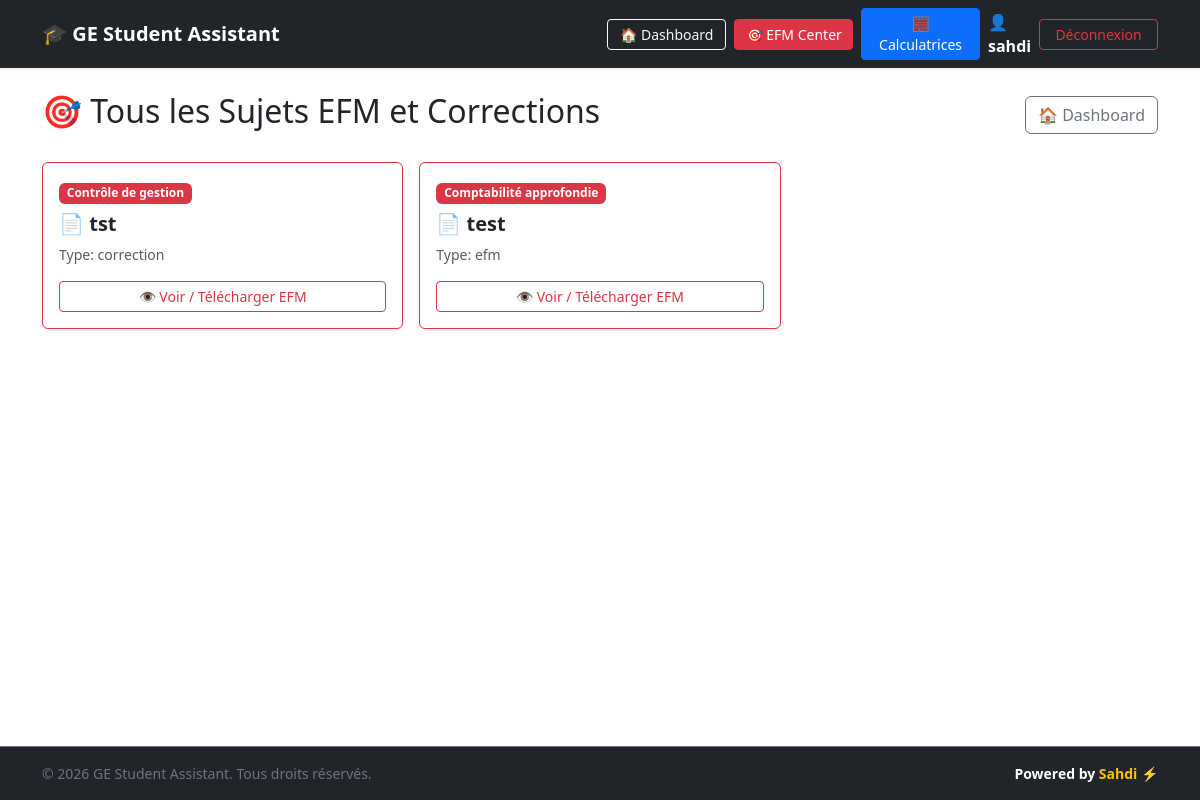
Page /all-efms (signed in) on the committed database.
### tables this page shows
CREATE TABLE users (
            id INTEGER PRIMARY KEY AUTOINCREMENT,
            username TEXT UNIQUE NOT NULL,
            email TEXT UNIQUE NOT NULL,
            password TEXT NOT NULL,
            is_active INTEGER DEFAULT 1,
            created_at TIMESTAMP DEFAULT CURRENT_TIMESTAMP
        , role TEXT DEFAULT 'student', status TEXT DEFAULT 'Actif');

CREATE TABLE efm_files (
            id INTEGER PRIMARY KEY AUTOINCREMENT,
            module_id INTEGER NOT NULL,
            title TEXT NOT NULL,
            year TEXT NOT NULL,
            file_type TEXT NOT NULL, -- 'efm' ou 'correction'
            filename TEXT NOT NULL,
            created_at TIMESTAMP DEFAULT CURRENT_TIMESTAMP,
            FOREIGN KEY (module_id) REFERENCES modules(id)
        );

CREATE TABLE modules (
            id INTEGER PRIMARY KEY AUTOINCREMENT,
            name TEXT NOT NULL,
            type TEXT NOT NULL,
            icon TEXT
        );

### app.py (the view)
@app.route("/all-efms")
def all_efms():
    if not g.user:
        return redirect("/login")
    conn = get_db()
    efm_files = conn.execute("""
        SELECT efm_files.*, modules.name as module_name
        FROM efm_files
        LEFT JOIN modules ON efm_files.module_id = modules.id
        ORDER BY efm_files.id DESC
    """).fetchall()
    conn.close()
    return render_template("all_efms.html", efm_files=efm_files)

### app.py (called while the page is built)
def get_db():
    conn = sqlite3.connect("database.db")
    conn.row_factory = sqlite3.Row
    return conn

@app.before_request
def load_logged_in_user():
    user_id = session.get("user_id")
    if user_id is None:
        g.user = None
    else:
        conn = get_db()
        g.user = conn.execute("SELECT * FROM users WHERE id = ?", (user_id,)).fetchone()
        conn.close()

### templates/all_efms.html (shortened to what this page needs)
{% extends "base.html" %}
{% block content %}
<div class="d-flex justify-content-between align-items-center mb-4">
    <h2>🎯 Tous les Sujets EFM et Corrections</h2>
    <a href="/" class="btn btn-outline-secondary">🏠 Dashboard</a>
</div>
{% if efm_files %}
    <div class="row g-3">
        {% for efm in efm_files %}
        <div class="col-md-6 col-lg-4">
            <div class="card shadow-sm h-100 border-danger">
                <div class="card-body d-flex flex-column justify-content-between">
                    <div>
                        <span class="badge bg-danger mb-2">
                            {{ efm['module_name'] if efm['module_name'] else 'EFM General' }}
                        </span>
                        <h5 class="card-title fw-bold text-dark">📄 {{ efm['title'] }}</h5>
                        <p class="card-text text-muted small">
                            Type: {{ efm['file_type'] if efm['file_type'] else 'Sujet / Correction' }}
                        </p>
                    </div>
                    <div class="mt-3">
                        <a href="/uploads/{{ efm['filename'] }}" target="_blank" class="btn btn-sm btn-outline-danger w-100">
                            👁️ Voir / Télécharger EFM
                        </a>
                    </div>
                </div>
            </div>
        </div>
        {% endfor %}
    </div>
{% else %}
    <div class="alert alert-warning text-center py-4">
        <h4>Aucun sujet EFM disponible pour le moment !</h4>
        <p class="mb-0">Les sujets et corrections d'EFM ajoutés apparaîtront ici.</p>
    </div>
{% endif %}
{% endblock %}

### templates/base.html (shortened to what this page needs)
<!DOCTYPE html>
<html lang="fr">
<head>
    <link href="https://cdn.jsdelivr.net/npm/bootstrap@5.3.0/dist/css/bootstrap.min.css" rel="stylesheet">
    <link rel="stylesheet" href="https://cdnjs.cloudflare.com/ajax/libs/font-awesome/6.4.0/css/all.min.css">
</head>
<body class="d-flex flex-column min-vh-100">
    <nav class="navbar navbar-expand-lg navbar-dark bg-dark shadow-sm">
        <div class="container">
            <a class="navbar-brand fw-bold" href="/">🎓 GE Student Assistant</a>
            <div class="collapse navbar-collapse" id="navbarContent">
                <div class="ms-auto d-flex flex-column flex-lg-row align-items-lg-center gap-2 mt-3 mt-lg-0">
                    {% if g.user %}
                        <a href="/" class="btn btn-outline-light btn-sm w-100 w-lg-auto">🏠 Dashboard</a>
                        <a href="/efm" class="btn btn-danger btn-sm w-100 w-lg-auto">🎯 EFM Center</a>
                        <a href="/calculators" class="btn btn-primary btn-sm w-100 w-lg-auto">🧮 Calculatrices</a>
                        <span class="text-white my-1 my-lg-0 text-center text-lg-start">👤 <strong>{{ g.user['username'] }}</strong></span>
                        <a href="/logout" class="btn btn-outline-danger btn-sm w-100 w-lg-auto">Déconnexion</a>
                    {% else %}
                        <a href="/login" class="btn btn-outline-light btn-sm w-100 w-lg-auto">🔐 Connexion</a>
                        <a href="/register" class="btn btn-success btn-sm w-100 w-lg-auto">📝 Inscription</a>
                    {% endif %}
                </div>
            </div>
        </div>
    </nav>
    <main class="container py-4 flex-grow-1">
        {% block content %}
        {% endblock %}
    </main>
    <footer class="bg-dark text-white text-center py-3 border-top border-secondary mt-auto">
        <div class="container d-flex flex-column flex-md-row justify-content-between align-items-center gap-2">
            <small class="text-secondary">
                © 2026 GE Student Assistant. Tous droits réservés.
            </small>
            <small class="fw-semibold">
                Powered by <span class="text-warning fw-bold">Sahdi</span> ⚡
            </small>
        </div>
    </footer>
</body>
</html>

### rows in the picture
users: user.username "sahdi"
efm_files: name "Contrôle de gestion", title "tst", file_type "correction"
efm_files: name "Comptabilité approfondie", title "test", file_type "efm"
